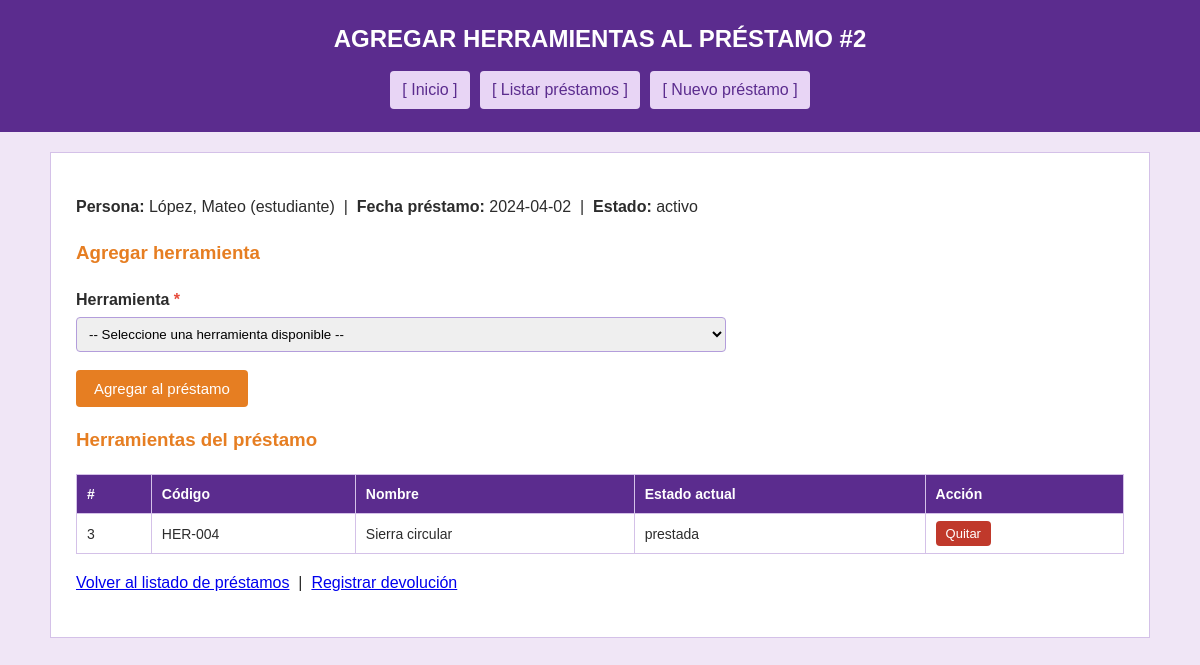
The page /aplicacion/prestamo/agregar_herramienta.php?id=2 on the database its author committed.
### tables this page shows
CREATE TABLE `prestamo` (
  `id_prestamo` int(11) NOT NULL AUTO_INCREMENT,
  `id_persona` int(11) NOT NULL,
  `fecha_prestamo` date NOT NULL,
  `fecha_devolucion_estimada` date DEFAULT NULL,
  `fecha_devolucion_real` date DEFAULT NULL,
  `estado` varchar(50) NOT NULL DEFAULT 'activo',
  PRIMARY KEY (`id_prestamo`),
  KEY `fk_prestamo_persona` (`id_persona`),
  CONSTRAINT `fk_prestamo_persona` FOREIGN KEY (`id_persona`) REFERENCES `persona` (`id_persona`)
);

CREATE TABLE `persona` (
  `id_persona` int(11) NOT NULL AUTO_INCREMENT,
  `nombre` varchar(100) NOT NULL,
  `apellido` varchar(100) NOT NULL,
  `dni` varchar(20) NOT NULL,
  `tipo_persona` varchar(30) NOT NULL,
  `telefono` varchar(30) DEFAULT NULL,
  `email` varchar(150) DEFAULT NULL,
  PRIMARY KEY (`id_persona`),
  UNIQUE KEY `dni` (`dni`),
  CONSTRAINT `chk_tipo_persona` CHECK (`tipo_persona` in ('docente','estudiante','personal_administrativo'))
);

CREATE TABLE `detalle_prestamo` (
  `id_detalle` int(11) NOT NULL AUTO_INCREMENT,
  `id_prestamo` int(11) NOT NULL,
  `id_herramienta` int(11) NOT NULL,
  PRIMARY KEY (`id_detalle`),
  KEY `fk_detprestamo_prestamo` (`id_prestamo`),
  KEY `fk_detprestamo_herramienta` (`id_herramienta`),
  CONSTRAINT `fk_detprestamo_herramienta` FOREIGN KEY (`id_herramienta`) REFERENCES `herramienta` (`id_herramienta`),
  CONSTRAINT `fk_detprestamo_prestamo` FOREIGN KEY (`id_prestamo`) REFERENCES `prestamo` (`id_prestamo`)
);

CREATE TABLE `herramienta` (
  `id_herramienta` int(11) NOT NULL AUTO_INCREMENT,
  `nombre` varchar(100) NOT NULL,
  `descripcion` text DEFAULT NULL,
  `codigo_interno` varchar(50) NOT NULL,
  `estado` varchar(50) NOT NULL DEFAULT 'disponible',
  `id_categoria` int(11) DEFAULT NULL,
  PRIMARY KEY (`id_herramienta`),
  UNIQUE KEY `codigo_interno` (`codigo_interno`),
  KEY `fk_herramienta_categoria` (`id_categoria`),
  CONSTRAINT `fk_herramienta_categoria` FOREIGN KEY (`id_categoria`) REFERENCES `categoria` (`id_categoria`)
);

### aplicacion/prestamo/agregar_herramienta.php (the view, shortened to what this page needs)
<?php
require_once "../conexion.php";
$id_prestamo = $_GET["id"] ?? "";
?>
<?php
$sqlPre = "SELECT pe.id_prestamo, pe.fecha_prestamo, pe.estado,
                  pe.fecha_devolucion_estimada, pe.fecha_devolucion_real,
                  pr.nombre AS persona_nombre, pr.apellido AS persona_apellido,
                  pr.tipo_persona
           FROM prestamo pe
           INNER JOIN persona pr ON pe.id_persona = pr.id_persona
           WHERE pe.id_prestamo = :id";
$stmtPre = $pdo->prepare($sqlPre);
$stmtPre->execute([':id' => (int)$id_prestamo]);
$prestamo = $stmtPre->fetch();
$sqlDet = "SELECT dp.id_detalle, h.nombre, h.codigo_interno, h.estado
           FROM detalle_prestamo dp
           INNER JOIN herramienta h ON dp.id_herramienta = h.id_herramienta
           WHERE dp.id_prestamo = :id
           ORDER BY dp.id_detalle";
$stmtDet = $pdo->prepare($sqlDet);
$stmtDet->execute([':id' => (int)$id_prestamo]);
$detalles = $stmtDet->fetchAll();
?>
<!DOCTYPE html>
<html lang="es">
<head>
    <link rel="stylesheet" href="../css/estilos.css">
</head>
<body>
<header>
    <h1>AGREGAR HERRAMIENTAS AL PRÉSTAMO #<?= $prestamo['id_prestamo'] ?></h1>
    <nav>
        <a href="../index.php">[ Inicio ]</a>
        <a href="listar.php">[ Listar préstamos ]</a>
        <a href="alta.php">[ Nuevo préstamo ]</a>
    </nav>
</header>
<main>
    <p>
        <strong>Persona:</strong> <?= htmlspecialchars($prestamo['persona_apellido'] . ", " . $prestamo['persona_nombre']) ?>
        (<?= htmlspecialchars($prestamo['tipo_persona']) ?>)
        &nbsp;|&nbsp;
        <strong>Fecha préstamo:</strong> <?= htmlspecialchars($prestamo['fecha_prestamo']) ?>
        &nbsp;|&nbsp;
        <strong>Estado:</strong> <?= htmlspecialchars($prestamo['estado']) ?>
    </p>
    <h3>Agregar herramienta</h3>
    <form action="agregar_herramienta.php?id=<?= (int)$id_prestamo ?>" method="POST">
        <label>Herramienta <span class="requerido">*</span></label>
        <select name="id_herramienta" required>
            <option value="">-- Seleccione una herramienta disponible --</option>
        </select>
        <button type="submit">Agregar al préstamo</button>
    </form>
    <h3>Herramientas del préstamo</h3>
    <?php if (count($detalles) > 0): ?>
        <table>
            <thead>
                <tr>
                    <th>#</th>
                    <th>Código</th>
                    <th>Nombre</th>
                    <th>Estado actual</th>
                    <th>Acción</th>
                </tr>
            </thead>
            <tbody>
                <?php foreach ($detalles as $det): ?>
                    <tr>
                        <td><?= $det['id_detalle'] ?></td>
                        <td><?= htmlspecialchars($det['codigo_interno']) ?></td>
                        <td><?= htmlspecialchars($det['nombre']) ?></td>
                        <td><?= htmlspecialchars($det['estado']) ?></td>
                        <td>
                            <?php if ($prestamo['estado'] === 'activo' || $prestamo['estado'] === 'vencido'): ?>
                                <a class="btn-eliminar"
                                   href="eliminar_herramienta.php?id=<?= $det['id_detalle'] ?>&prestamo=<?= (int)$id_prestamo ?>"
                                   onclick="return confirm('¿Quitar esta herramienta del préstamo?');">Quitar</a>
                            <?php else: ?>
                                —
                            <?php endif; ?>
                        </td>
                    </tr>
                <?php endforeach; ?>
            </tbody>
        </table>
    <?php else: ?>
        <div class="mensaje error">Todavía no se agregaron herramientas a este préstamo.</div>
    <?php endif; ?>
    <p>
        <a href="listar.php">Volver al listado de préstamos</a>
        &nbsp;|&nbsp;
        <a href="devolver.php">Registrar devolución</a>
    </p>
</main>
</body>
</html>

### aplicacion/css/estilos.css (style rules this page uses)
* { box-sizing: border-box; }
body { font-family: Arial, Helvetica, sans-serif; margin: 0; background-color: #f0e6f6; color: #2c2c2c; line-height: 1.6; }
header { background-color: #5b2c8e; color: #fff; padding: 20px; text-align: center; }
nav { margin-top: 10px; text-align: center; }
nav a { color: #5b2c8e; background-color: #e8d5f5; padding: 6px 12px; margin: 3px; display: inline-block; text-decoration: none; border-radius: 4px; }
main { max-width: 1100px; margin: 20px auto; background-color: #fff; padding: 25px; border: 1px solid #d4c1e8; }
h1 { margin: 0; font-size: 24px; }
h3 { color: #e67e22; }
table { width: 100%; border-collapse: collapse; margin: 15px 0; }
th, td { border: 1px solid #d4c1e8; padding: 8px 10px; text-align: left; font-size: 14px; }
th { background-color: #5b2c8e; color: #fff; }
form { max-width: 650px; }
label { display: block; margin-top: 12px; font-weight: bold; }
input[type="text"], input[type="number"], input[type="date"], input[type="email"], input[type="time"], select, textarea { width: 100%; padding: 8px; margin-top: 4px; border: 1px solid #b39ddb; border-radius: 4px; }
button { margin-top: 18px; padding: 10px 18px; background-color: #e67e22; color: #fff; border: none; border-radius: 4px; cursor: pointer; font-size: 15px; }
.btn-eliminar { background-color: #c0392b; padding: 5px 10px; color: #fff; text-decoration: none; border-radius: 4px; font-size: 13px; }
.requerido { color: #e74c3c; }

### rows shown on the page
prestamo: id_prestamo "2", id_persona.nombre "López, Mateo", id_persona.tipo_persona "estudiante", fecha_prestamo "2024-04-02", estado "activo"
detalle_prestamo: id_detalle "3", id_herramienta.codigo_interno "HER-004", id_herramienta.nombre "Sierra circular", id_herramienta.estado "prestada"
